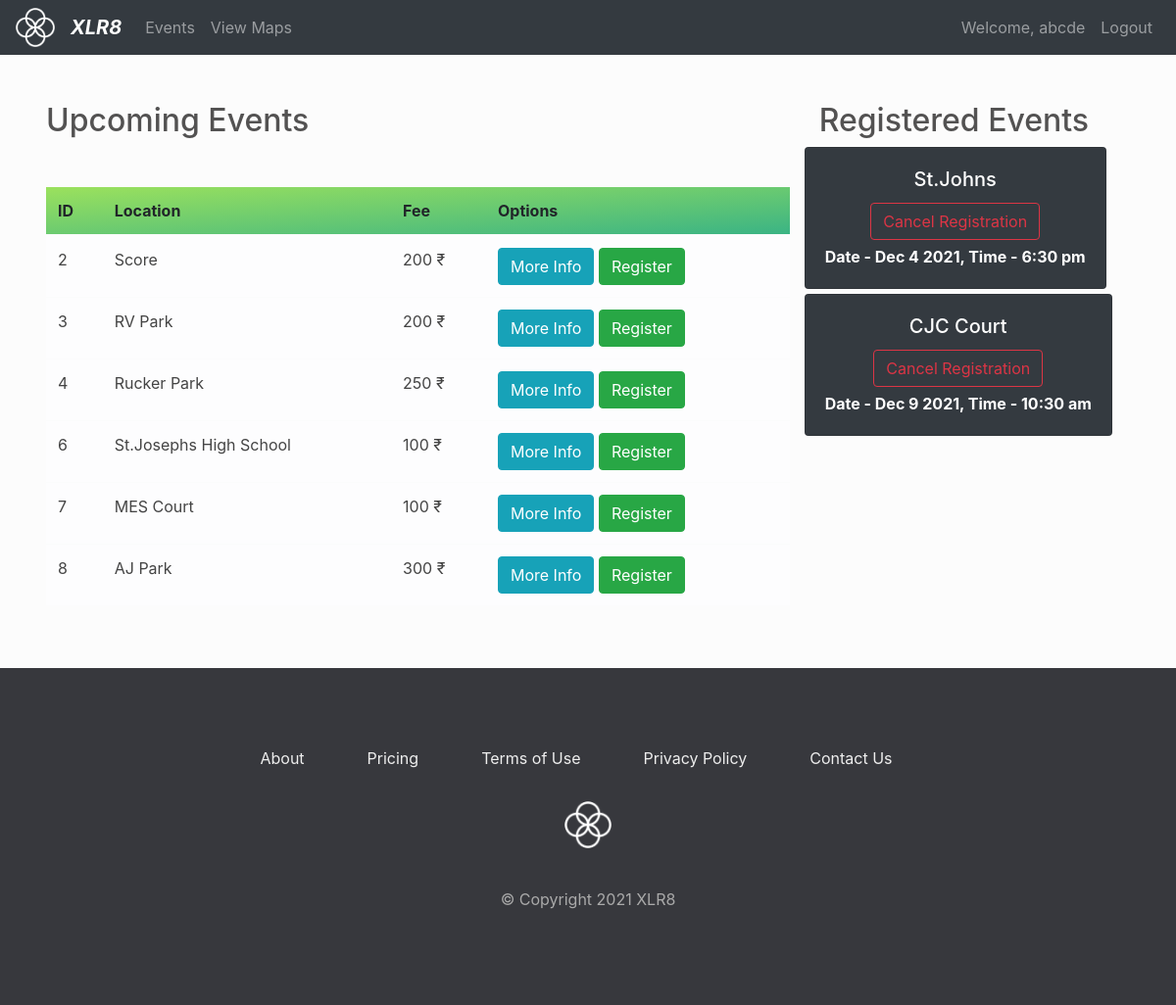
The page /events (signed in) on the database its author committed.
### bem/models.py (models this page shows, shortened)
class Teams(db.Model, UserMixin):
    team_id = db.Column(db.Integer(), primary_key = True)
    teamname = db.Column(db.String(length = 30),nullable = False, unique = True)
    captain = db.Column(db.String(length = 30),nullable = False)
    j1 = db.Column(db.Integer(),nullable = False, unique = True)
    player_2 = db.Column(db.String(length = 30),nullable = False)
    j2 = db.Column(db.Integer(),nullable = False, unique = True)
    player_3 = db.Column(db.String(length = 30),nullable = False)
    j3 = db.Column(db.Integer(),nullable = False, unique = True)
    password_hash = db.Column(db.String(length = 60),nullable = False)
    register = db.relationship('Events', secondary = registrations, backref= db.backref('registered_team', lazy = 'dynamic'))
    @property
    def password(self):
        return self.password

class Events(db.Model):
    id = db.Column(db.Integer(), primary_key = True)
    location = db.Column(db.String(length = 30),nullable = False)
    tournament_type = db.Column(db.String(),nullable = False)
    fee = db.Column(db.Integer(),nullable = False)
    description = db.Column(db.String(length = 1024))

### bem/routes.py (the view, shortened to what this page needs)
@app.route('/events', methods = ['GET','POST'])
@login_required
def events_page():
    register_event_form = RegisterEventForm()
    cancel_register_form = CancelRegisterForm()
    if request.method == "GET":
        user_r_events = current_user.register     #all events which current user has registered for
        events_all = Events.query.all()            # querying all events
        events = [x for x in user_r_events + events_all if x not in user_r_events or x not in events_all]   # displaying only events which user hasnt registered for yet in upcoming section
        return render_template('events.html', events = events, register_event_form = register_event_form, user_r_events = user_r_events, cancel_register_form = cancel_register_form)

### bem/models.py (called while the page is built)
@login_manager.user_loader
def load_user(user_id):
    return Teams.query.get(int(user_id))

### bem/templates/events.html (shortened to what this page needs)
{% extends 'base.html' %} {% block links %}
<link
  rel="stylesheet"
  href="{{ url_for('static', filename='css/eventStyle.css') }}"
/>{% endblock %}{% block title %} Events {% endblock %} {% block content %}
<div class="row" style="margin-top: 3rem; margin-left: 2rem">
  <div class="col-8">
    <h2>Upcoming Events</h2>
    <table
      class="table table-hover table-light"
      style="margin-top: 3rem"
      id="event_table"
    >
      <thead class="theader">
        <tr>
          <th>ID</th>
          <th>Location</th>
          <th>Fee</th>
          <th>Options</th>
        </tr>
      </thead>
      <tbody style="color: #444">
        {% for event in events %} {% include 'includes/events_modals.html' %}
        <tr>
          <td>{{ event.id }}</td>
          <td>{{ event.location }}</td>
          <td>{{ event.fee }} &#8377;</td>
          <td>
            <button
              class="btn btn-outline btn-info"
              data-toggle="modal"
              data-target="#Modal-MoreInfo-{{event.id}}"
            >
              More Info
            </button>
            <button
              class="btn btn-outline btn-success"
              data-toggle="modal"
              data-target="#Modal-RegisterConfirm-{{event.id}}"
            >
              Register
            </button>
          </td>
        </tr>
        {% endfor %}
      </tbody>
    </table>
  </div>
  <div class="col-4">
    <h2>Registered Events</h2>
    <div class="row">
      {% for registered_event in user_r_events %} {% include
      <div>
        <div
          style="color: white; margin-bottom: 5px"
          class="card text-center bg-dark"
        >
          <div class="card-body">
            <h5 class="card-title">{{ registered_event.location }}</h5>
            <button
              type="button"
              class="btn btn-outline-danger"
              style="margin-bottom: 5px"
              data-toggle="modal"
              data-target="#Modal-CancelConfirm-{{ registered_event.id }}"
            >
              Cancel Registration
            </button>
            <p class="card-text">
              <strong> {{registered_event.description}} </strong>
            </p>
          </div>
        </div>
      </div>
      {% endfor %}
    </div>
  </div>
</div>
{% endblock %}

### bem/templates/base.html (shortened to what this page needs)
<!DOCTYPE html>
<html lang="en">
  <head>
    <link
      rel="stylesheet"
      href="https://cdn.jsdelivr.net/npm/bootstrap@4.5.3/dist/css/bootstrap.min.css"
    />
    <link
      rel="stylesheet"
      href="{{ url_for('static', filename='css/baseStyle.css') }}"
    />
    {% block links %} {% endblock %} {% block js%} {% endblock %}
  </head>
  <body>
    <header>
      <nav class="navbar navbar-expand-md navbar-dark bg-dark">
        <a href="{{ url_for('home_page')  }}"
          ><img
            src="static/img/icon.png"
            alt="XLR8 logo"
            class="nav__logo"
            id="logo"
        /></a>
        <a class="navbar-brand" href="{{ url_for('home_page') }}"
          ><i><b>XLR8</b></i></a
        >
        <div class="collapse navbar-collapse" id="navbarNav">
          <ul class="navbar-nav mr-auto">
            <li class="nav-item">
              <a class="nav-link" href="{{url_for('events_page')}}">Events</a>
            </li>
            <li class="nav-item">
              <a class="nav-link" href="{{url_for('maps_page') }}">View Maps</a>
            </li>
          </ul>
          {% if current_user.is_authenticated %}
          <ul class="navbar-nav">
            <li class="nav-item">
              <a class="nav-link">Welcome, {{ current_user.teamname }}</a>
            </li>
            <li class="nav-item">
              <a class="nav-link" href="{{url_for('logout_page')}}">Logout</a>
            </li>
          </ul>
          {% endif %}
        </div>
      </nav>
    </header>
    {% block content %} {% endblock %}
    <footer class="footer">
      <ul class="footer__nav">
        <li class="footer__item">
          <a class="footer__link" href="#">About</a>
        </li>
        <li class="footer__item">
          <a class="footer__link" href="#">Pricing</a>
        </li>
        <li class="footer__item">
          <a class="footer__link" href="#">Terms of Use</a>
        </li>
        <li class="footer__item">
          <a class="footer__link" href="#">Privacy Policy</a>
        </li>
        <li class="footer__item">
          <a class="footer__link" href="#">Contact Us</a>
        </li>
      </ul>
      <a href="{{url_for('home_page') }}"
        ><img src="static/img/icon.png" alt="Logo" class="footer__logo"
      /></a>
      <p class="footer__copyright">&copy; Copyright 2021 XLR8</p>
    </footer>
  </body>
</html>

### bem/static/css/baseStyle.css (style rules this page uses)
.nav__logo { margin-right: 1rem; height: 2.5rem; transition: all 0.3s; }
.footer { padding: 5rem 3rem; margin-top: 3rem; background-color: #37383d; }
.footer__nav { list-style: none; display: flex; justify-content: center; margin-bottom: 2rem; }
.footer__item { margin-right: 4rem; }
.footer__link { font-size: 1rem; color: #eee; text-decoration: none; }
.footer__logo { height: 3rem; display: block; margin: 0 auto; margin-bottom: 2.5rem; }
.footer__copyright { font-size: 1rem; color: #aaa; text-align: center; }

### bem/static/css/eventStyle.css (style rules this page uses)
body { background-color: rgb(252, 252, 252); color: rgb(83, 82, 82); }
thead { background-image: linear-gradient(to top left, #39b385, #9be15d); }

### rows shown on the page
Teams: teamname "abcde"
Events: id "2", location "Score", fee "200"
Events: id "3", location "RV Park", fee "200"
Events: id "4", location "Rucker Park", fee "250"
Events: id "6", location "St.Josephs High School", fee "100"
Events: id "7", location "MES Court", fee "100"
Events: id "8", location "AJ Park", fee "300"
Events: location "St.Johns", description "Date - Dec 4 2021, Time - 6:30 pm"
Events: location "CJC Court", description "Date - Dec 9 2021, Time - 10:30 am"
